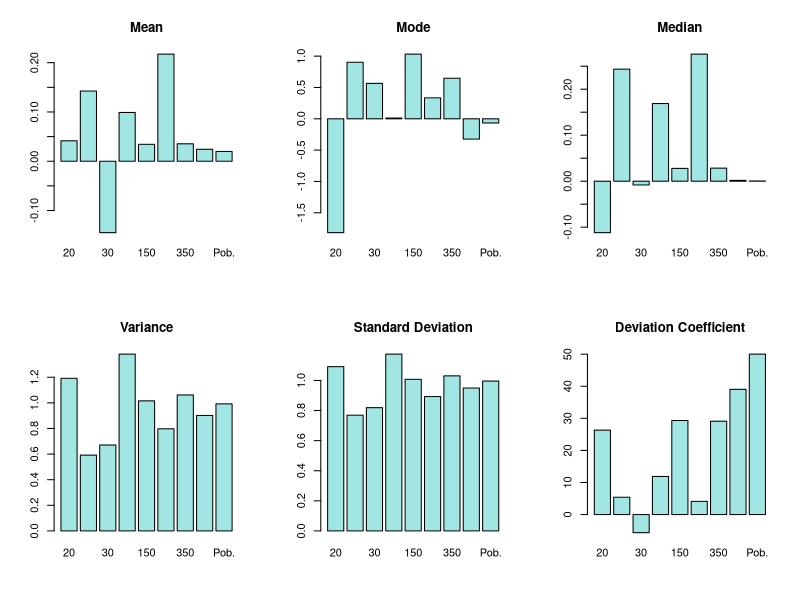

This chart was generated by the following R code:
get_measures = function(x) {
	return(c(Mean = mean(x), Mode = getmode(x), Median = median(x), Variance = var(x), Sd = sd(x), DC = sd(x) / mean(x)))
}

getmode <- function(v) {
	uniqv <- unique(v)
	uniqv[which.max(tabulate(match(v, uniqv)))]
}

poblation = rnorm(500)

sample_350 = sample(poblation,size=350,replace=FALSE)
sample_150 = sample(poblation,size=150,replace=FALSE)
sample_30 = sample(poblation,size=30,replace=FALSE)
sample_20 = sample(poblation,size=20,replace=FALSE)

sample_350_r = sample(poblation,size=350,replace=TRUE)
sample_150_r = sample(poblation,size=150,replace=TRUE)
sample_30_r = sample(poblation,size=30,replace=TRUE)
sample_20_r = sample(poblation,size=20,replace=TRUE)

# getting measure values

measures = c(
	get_measures(sample_20),
	get_measures(sample_20_r),
	get_measures(sample_30),
	get_measures(sample_30_r),
	get_measures(sample_150),
	get_measures(sample_150_r),
	get_measures(sample_350),
	get_measures(sample_350_r),
	get_measures(poblation)
)

# generating bar plots for c)

bar_names = c(
	"20",
	"20R",
	"30",
	"30R",
	"150",
	"150R",
	"350",
	"350R",
	"Pob."
)

graphic_names = c("Mean", "Mode", "Median", "Variance", "Standard Deviation", "Deviation Coefficient")
cols = length(graphic_names)

M = t(matrix(measures, ncol=cols, byrow=TRUE))

par(mfrow=c(2,3))

for(i in c(1:cols)) 
	barplot(M[i,], names.arg=bar_names, main=graphic_names[i], col="#a1e6e3")

mean_conf_interval = function(sample, alpha) {
	m = mean(sample)
	s = sd(sample)
	n = length(sample)

	error = 0

	if(n > 30) {
		error = qnorm(1 - alpha / 2)
	}

	else {
		error = qt(1 - alpha / 2, n - 1)
	}

	st = m - error * s / sqrt(n)
	nd = m + error * s / sqrt(n)

	return(c(start=st, end=nd))
}

variance_conf_interval = function(sample, alpha) {
	n = length(sample)
	vr = var(sample)

	q1 = qchisq(1 - alpha / 2, n - 1)
	q2 = qchisq(alpha / 2, n - 1)

	st = (n - 1) * vr / q1
	nd = (n - 1) * vr / q2

	return(c(start=st, end=nd))
}

print("Mean confidence intervals for S20 and S20R")
print(mean_conf_interval(sample_20, 0.05))
print(mean_conf_interval(sample_20_r, 0.05))
print("", quote=FALSE)

print("Var confidence interval for S20 and S20R")
print(variance_conf_interval(sample_20, 0.05))
print(variance_conf_interval(sample_20_r, 0.05))
print("", quote=FALSE)

print("Mean confidence intervals for S30 and S30R")
print(mean_conf_interval(sample_30, 0.05))
print(mean_conf_interval(sample_30_r, 0.05))
print("", quote=FALSE)

print("Var confidence interval for S30 and S30R")
print(variance_conf_interval(sample_30, 0.05))
print(variance_conf_interval(sample_30_r, 0.05))
print("", quote=FALSE)

print("Mean confidence intervals for S150 and S150R")
print(mean_conf_interval(sample_150, 0.05))
print(mean_conf_interval(sample_150_r, 0.05))
print("", quote=FALSE)

print("Var confidence interval for S150 and S150R")
print(variance_conf_interval(sample_150, 0.05))
print(variance_conf_interval(sample_150_r, 0.05))
print("", quote=FALSE)

print("Mean confidence intervals for S350 and S350R")
print(mean_conf_interval(sample_350, 0.05))
print(mean_conf_interval(sample_350_r, 0.05))
print("", quote=FALSE)

print("Var confidence interval for S350 and S350R")
print(variance_conf_interval(sample_350, 0.05))
print(variance_conf_interval(sample_350_r, 0.05))
print("", quote=FALSE)